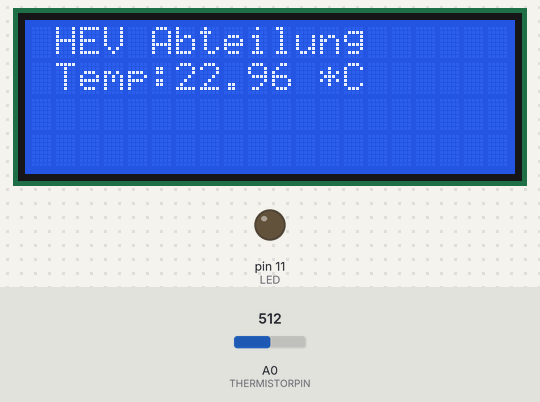
Recording of a sketch running on a simulated Arduino Uno, built with avr-gcc and run on an emulated ATmega328P. On the bench: 20×4 character LCD, output pins drawn as LEDs (lit = HIGH). Dashed ring = blinking. The test bench sets the inputs (shaded band); at power-on: A0 (THERMISTORPIN) = 512. What the sketch prints to the serial monitor is not drawn.

Above: at 1.2 s.
1.3 s: A0 (THERMISTORPIN) set to 647
At 2.8 s:
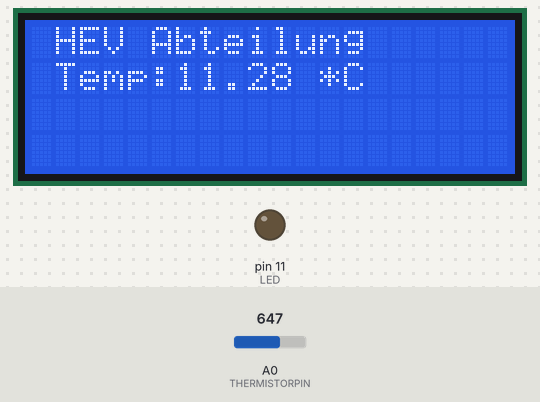
3.8 s: A0 (THERMISTORPIN) set to 669
At 5.4 s:
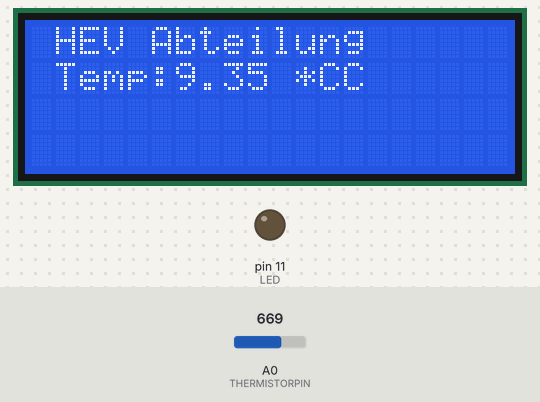
6.0 s: A0 (THERMISTORPIN) set to 480
At 7.9 s:
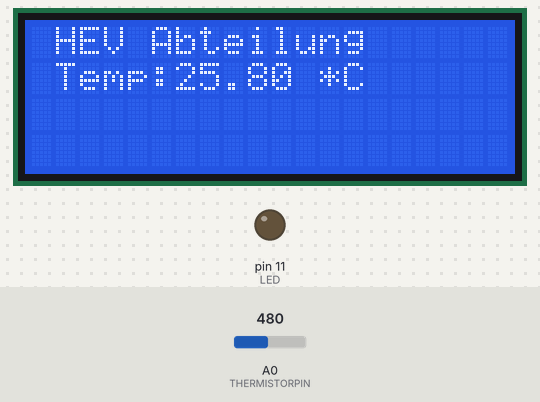
8.2 s: A0 (THERMISTORPIN) set to 458
At 9.2 s:
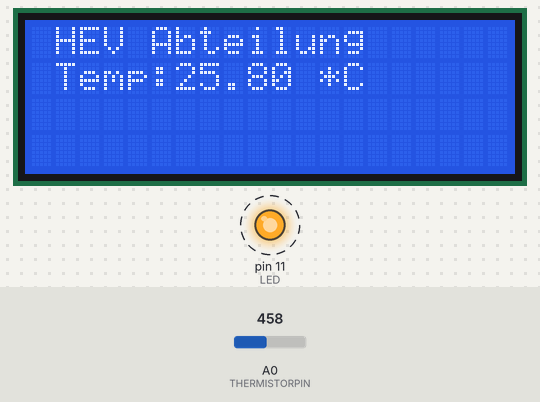
Timing chart, 0 to 12.2 s (numbered marks = the images above; inputs shaded):
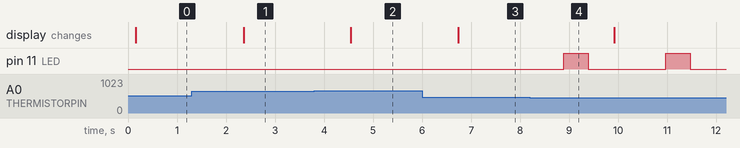

The sketch:

NTC_Lcd.ino
```cpp
#include <Wire.h>
#include <LiquidCrystal_I2C.h>
#define THERMISTORPIN A0
// resistance at 25 degrees C
#define THERMISTORNOMINAL 10000
// temp. for nominal resistance
#define TEMPERATURENOMINAL 23
// how many samples to take and average, more takes longer
// but is more 'smooth'
#define NUMSAMPLES 5
// The beta coefficient of the thermistor (usually 3000-4000)
#define BCOEFFICIENT 3900
// the value of the 'other' resistor
#define SERIESRESISTOR 10000

int samples[NUMSAMPLES];
int LED=11;
LiquidCrystal_I2C lcd(0x27,20,4);
void setup(void) {
Serial.begin(9600);
analogReference(EXTERNAL);
//lcd.begin(16, 2);
//lcd.print(" Welcome in ");
lcd.init();
lcd.backlight();
//lcd.setCursor(1,0);
//lcd.print("HEV Abteilung");
pinMode(LED,OUTPUT);
}
void loop(void) {
uint8_t i;
float average;
// take N samples in a row, with a slight delay
for (i=0; i< NUMSAMPLES; i++) {
samples[i] = analogRead(THERMISTORPIN);
delay(10);
}
// average all the samples out
average = 0;
for (i=0; i< NUMSAMPLES; i++) {
average += samples[i];
}
average /= NUMSAMPLES;
Serial.print("Average analog reading ");
Serial.println(average);
// convert the value to resistance
average = 1023 / average - 1;
average = SERIESRESISTOR / average;
Serial.print("Thermistor resistance ");
Serial.println(average);
float T;
T = average / THERMISTORNOMINAL;
// (R/Ro)
T = log(T);
// ln(R/Ro)
T /= BCOEFFICIENT;
// 1/B * ln(R/Ro)
T += 1.0 / (TEMPERATURENOMINAL + 273.15); // + (1/To)
T = 1.0 / T;
// Invert
T -= 273.15;
if (T >=27)
{
  digitalWrite(LED,HIGH);
  delay(500);
  digitalWrite(LED,LOW);
  delay(500);
}
// convert to C
Serial.print("Temperature ");
Serial.print(T);
Serial.println(" *C");
lcd.setCursor(1,1);
lcd.print("Temp:");
lcd.print(T);
lcd.print(" *C");
lcd.setCursor(1,0);
lcd.print("HEV Abteilung");
delay(1000);

}
```

Measured:
- the behaviour switches between 661 and 662 on A0 (THERMISTORPIN) (found by bisection; images 1 and 2)
- the behaviour switches between 467 and 466 on A0 (THERMISTORPIN) (found by bisection; images 3 and 4)
- after the input at 1.3 s, the display: changes after 1.1 s (image 1)
- after the input at 3.8 s, the display: changes after 0.75 s (image 2)
- after the input at 6.0 s, the display: changes after 0.74 s (image 3)
- after the input at 8.2 s, pin 11 (LED): alternates HIGH for 0.50 s and LOW for 1.6 s, starting after 0.69 s
